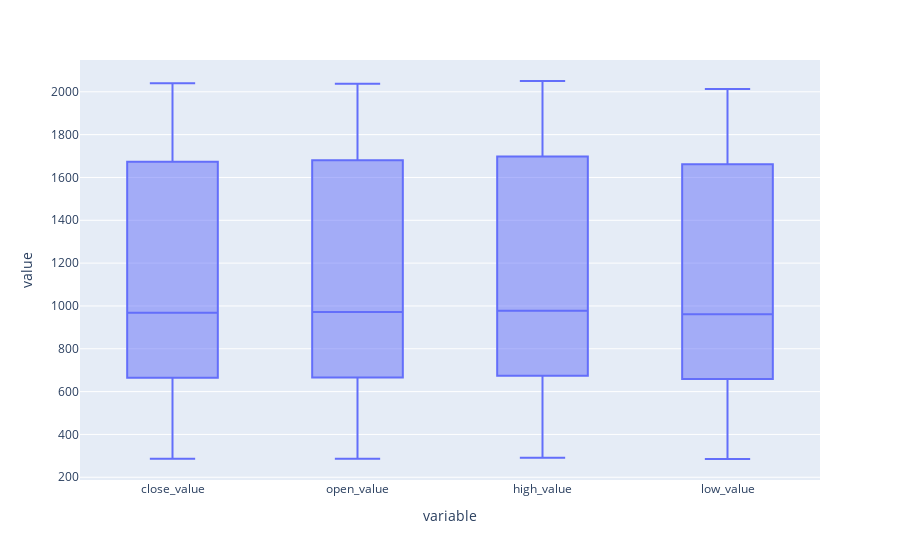

Notebook code cell kept with this figure:
### Markdown cell above
### More details on the volume outlier

### Code cell
stocks1 = stocks1.drop('volume', axis = 1)
fig = px.box(stocks1)
fig.show()

### Figure 1 — Plotly figure (JSON) as saved in the notebook; plotly's stock layout.template omitted (floating-point values rounded to 4 significant figures; data arrays with more than 128 entries replaced by an {"elided": "..."} marker saying what was removed)
{"data": [{"alignmentgroup": "True", "hovertemplate": "variable=%{x}<br>value=%{y}<extra></extra>", "legendgroup": "", "marker": {"color": "#636efa"}, "name": "", "notched": false, "offsetgroup": "", "orientation": "v", "showlegend": false, "type": "box", "x": {"elided": "7304 str values"}, "x0": " ", "xaxis": "x", "y": {"elided": "7304 float values"}, "y0": " ", "yaxis": "y"}], "layout": {"boxmode": "group", "legend": {"tracegroupgap": 0}, "margin": {"t": 60}, "xaxis": {"anchor": "y", "domain": [0, 1], "title": {"text": "variable"}}, "yaxis": {"anchor": "x", "domain": [0, 1], "title": {"text": "value"}}}}
